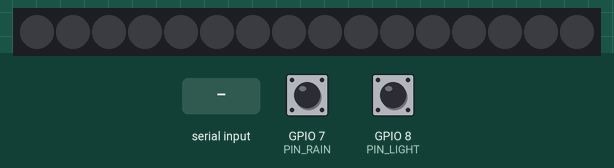
Simulated run of this sketch. Board: ESP32-C3. Shown: 16 RGB LEDs in strip order, left to right. Wiring (inferred from the names in the program): PCA9685 PWM driver at I2C address 0x40. Inputs (shaded band) come from the test bench; at power-on: GPIO 8 (PIN_LIGHT) HIGH, GPIO 7 (PIN_RAIN) HIGH. Dim RGB values are drawn brighter than linear; what the sketch prints to the serial monitor is not drawn.

Above: at 1.2 s.
1.3 s: "BLBL" received over the second serial link
3.3 s: "YEL" received over the second serial link
At 5.4 s:
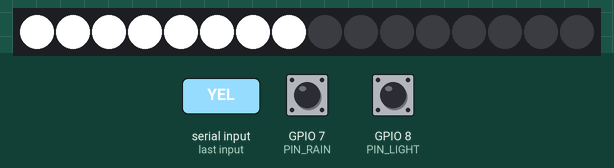
5.7 s: GPIO 8 (PIN_LIGHT) pulled LOW for 1 s
At 6.77 s:
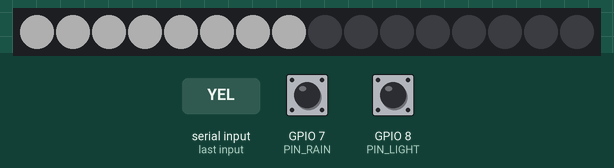
7.3 s: GPIO 7 (PIN_RAIN) pulled LOW for 0.15 s
At 7.94 s:
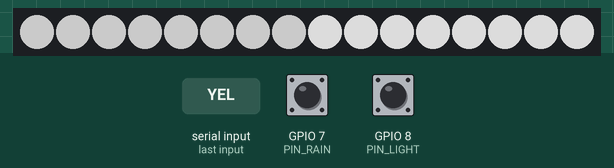
8.0 s: GPIO 7 (PIN_RAIN) pulled LOW for 1 s
At 9.18 s:
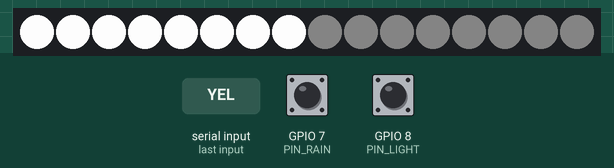
9.6 s: "RED" received over the second serial link
At 11.5 s:
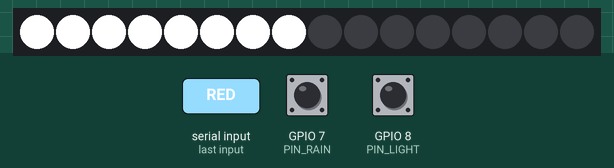
Timing chart, 0 to 12.4 s (numbered marks = the images above; inputs shaded):
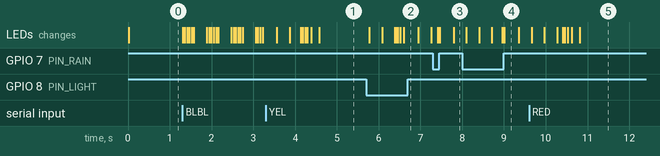

The sketch:

smart_spotlight_c3.ino
```cpp
/*
 * 智能语音射灯控制器 —— ESP32-C3 / Arduino IDE 版（无 AI 视觉）
 * CI1302 语音指令 + 雨滴 + 光敏 + PCA9685 16 路灯光
 *
 * 硬件连接：
 *   IO4  -> PCA9685 SDA        IO5  -> PCA9685 SCL
 *   IO7  -> 雨滴 DO (低=下雨)   IO8  -> 光敏 DO (低=白天, 高=黑夜)
 *   IO21 -> CI1302 RX          IO20 <- CI1302 TX
 *   PCA9685: CH0~CH7 = 黄光, CH8~CH15 = 白光
 *
 * Arduino IDE 设置：
 *   开发板   : ESP32C3 Dev Module
 *   USB CDC On Boot : Enabled      (日志走 Type-C 的 IO18/IO19 原生 USB)
 *   不需要装任何第三方库，PCA9685 直接用 Wire 写寄存器
 */

#include <Wire.h>
#include <math.h>

/* ==========================================================
 * 一、引脚与参数配置
 * ========================================================== */
#define PIN_I2C_SDA      4
#define PIN_I2C_SCL      5
#define PIN_RAIN         7
#define PIN_LIGHT        8
#define PIN_ASR_RX       2      /* ESP32 收 <- CI1302 TX */
#define PIN_ASR_TX       3      /* ESP32 发 -> CI1302 RX */
#define ASR_BAUD         115200

#define PCA9685_ADDR     0x40
#define PCA9685_FREQ_HZ  1000
#define I2C_SPEED_HZ     400000

#define CH_YELLOW_START  0       /* 前 8 路：黄光 */
#define CH_YELLOW_CNT    8
#define CH_WHITE_START   8       /* 后 8 路：白光 */
#define CH_WHITE_CNT     8

#define TICK_MS          10      /* 主循环周期 */
#define SMOOTH_FACTOR    0.06f   /* 亮度渐变系数，越小越柔和 */
#define DEBOUNCE_TICKS   8       /* 传感器消抖：连续 8 次(80ms) */

#define DUTY_DAY         20.0f   /* 白天日行灯亮度 */
#define DUTY_NIGHT       100.0f  /* 夜间全亮 */
#define DUTY_DRL         10.0f   /* 语音日行灯模式 */

HardwareSerial ASR(1);           /* 用 UART1，避开 USB CDC 日志 */

/* ==========================================================
 * 二、PCA9685 驱动（裸寄存器）
 * ========================================================== */
#define PCA_MODE1        0x00
#define PCA_MODE2        0x01
#define PCA_LED0_ON_L    0x06
#define PCA_ALL_LED_ON_L 0xFA
#define PCA_PRESCALE     0xFE

#define MODE1_RESTART    0x80
#define MODE1_AI         0x20
#define MODE1_SLEEP      0x10
#define MODE1_ALLCALL    0x01

static void pcaWrite(uint8_t reg, uint8_t val) {
  Wire.beginTransmission(PCA9685_ADDR);
  Wire.write(reg);
  Wire.write(val);
  Wire.endTransmission();
}

static void pcaWriteLed(uint8_t ch, uint16_t on, uint16_t off) {
  Wire.beginTransmission(PCA9685_ADDR);
  Wire.write(PCA_LED0_ON_L + 4 * ch);
  Wire.write(on & 0xFF);
  Wire.write(on >> 8);
  Wire.write(off & 0xFF);
  Wire.write(off >> 8);
  Wire.endTransmission();
}

static void pca9685Init(uint32_t freqHz) {
  Wire.begin(PIN_I2C_SDA, PIN_I2C_SCL, I2C_SPEED_HZ);

  pcaWrite(PCA_MODE1, MODE1_SLEEP);              /* 睡眠态才能改 PRESCALE */

  uint8_t prescale = (uint8_t)(roundf(25000000.0f / (4096.0f * freqHz)) - 1);
  if (prescale < 3) prescale = 3;
  pcaWrite(PCA_PRESCALE, prescale);

  pcaWrite(PCA_MODE1, MODE1_AI | MODE1_ALLCALL);
  delay(5);
  pcaWrite(PCA_MODE1, MODE1_RESTART | MODE1_AI | MODE1_ALLCALL);
  pcaWrite(PCA_MODE2, 0x04);                     /* OUTDRV = 推挽 */

  for (int i = 0; i < 16; i++) pcaWriteLed(i, 0, 0x1000);   /* 全灭 */

  Serial.printf("[init] PCA9685 就绪: %luHz prescale=%u\n",
                (unsigned long)freqHz, prescale);
}

/* 设置一组通道占空比 0~100%，相位错开降低电源尖峰 */
static void pcaSetGroup(uint8_t start, uint8_t count, int duty) {
  if (duty < 0)   duty = 0;
  if (duty > 100) duty = 100;
  for (uint8_t i = 0; i < count; i++) {
    uint8_t ch = start + i;
    if (duty == 0) {
      pcaWriteLed(ch, 0, 0x1000);                /* full OFF */
    } else if (duty == 100) {
      pcaWriteLed(ch, 0x1000, 0);                /* full ON  */
    } else {
      uint16_t on  = (uint16_t)(ch * 256) & 0x0FFF;
      uint16_t len = (uint16_t)(duty * 4096 / 100);
      uint16_t off = (on + len) & 0x0FFF;
      pcaWriteLed(ch, on, off);
    }
  }
}

/* 16 路一起设成同一亮度：用 ALL_LED 寄存器，一次 I2C 写完，黄白严格同步 */
static void pcaSetAll(int duty) {
  if (duty < 0)   duty = 0;
  if (duty > 100) duty = 100;
  Wire.beginTransmission(PCA9685_ADDR);
  Wire.write(PCA_ALL_LED_ON_L);
  if (duty == 0) {                                   /* full OFF */
    Wire.write(0x00); Wire.write(0x00);
    Wire.write(0x00); Wire.write(0x10);
  } else if (duty == 100) {                          /* full ON  */
    Wire.write(0x00); Wire.write(0x10);
    Wire.write(0x00); Wire.write(0x00);
  } else {
    uint16_t off = (uint16_t)(duty * 4096 / 100);
    Wire.write(0x00);          Wire.write(0x00);
    Wire.write(off & 0xFF);    Wire.write(off >> 8);
  }
  Wire.endTransmission();
}

/* 只在数值变化时才刷 I2C */
static int lastYellow = -1, lastWhite = -1;
static void lightsOutput(int yellow, int white) {
  if (yellow != lastYellow) { pcaSetGroup(CH_YELLOW_START, CH_YELLOW_CNT, yellow); lastYellow = yellow; }
  if (white  != lastWhite ) { pcaSetGroup(CH_WHITE_START,  CH_WHITE_CNT,  white ); lastWhite  = white;  }
}

static void lightsOutputAll(int duty) {
  if (duty != lastYellow || duty != lastWhite) {
    pcaSetAll(duty);
    lastYellow = duty;
    lastWhite  = duty;
  }
}

/* ==========================================================
 * 三、状态机定义
 * ========================================================== */
enum SysMode   { MODE_AUTO = 0, MODE_MANUAL, MODE_FLASH };
enum ActiveCh  { CH_WHITE_ACTIVE = 0, CH_YELLOW_ACTIVE };

/* 爆闪节奏表：{持续ms, 亮度%}，黄白 16 路一起闪（三连闪 + 间隔）
 * 想改快慢/闪几下，只动这张表就行 */
struct FlashStep { uint16_t ms; uint8_t duty; };
static const FlashStep flashPattern[] = {
  {  50, 100 },
  {  50,   0 },
  {  50, 100 },
  {  50,   0 },
  {  50, 100 },
  { 300,   0 },
};
#define FLASH_STEPS (sizeof(flashPattern) / sizeof(flashPattern[0]))

static SysMode  sysMode     = MODE_MANUAL;   /* 开机默认关灯，等语音指令再亮 */
static ActiveCh activeLight = CH_WHITE_ACTIVE;
static float    manualDuty  = 0.0f;
static float    curYellow = 0.0f, curWhite = 0.0f;

/* 传感器状态：开机默认 天亮(0) / 没雨(1) */
static int lightStable = 0, lightCnt = 0;
static int rainStable  = 1, rainCnt  = 0;
static int lastRain    = 1;

static uint32_t flashIdx = 0, flashMs = 0, logMs = 0;
static const char *reason = "Boot";

/* 消抖读取 */
static int debounceRead(int pin, int &stable, int &cnt) {
  int v = digitalRead(pin);
  if (v == stable)                 cnt = 0;
  else if (++cnt >= DEBOUNCE_TICKS) { stable = v; cnt = 0; }
  return stable;
}

/* 读一帧语音指令，转大写并去掉空白，无数据返回 false */
static bool asrReadCmd(char *out, size_t size) {
  if (!ASR.available()) return false;
  delay(5);                                      /* 等一帧收完 */
  size_t n = 0;
  while (ASR.available() && n < size - 1) {
    char c = (char)ASR.read();
    if (c >= 'a' && c <= 'z') c -= 32;
    if (c > ' ') out[n++] = c;
  }
  out[n] = '\0';
  return n > 0;
}

/* ==========================================================
 * 四、setup / loop
 * ========================================================== */
void setup() {
  Serial.begin(115200);                          /* USB CDC 日志 */
  ASR.begin(ASR_BAUD, SERIAL_8N1, PIN_ASR_RX, PIN_ASR_TX);

  pinMode(PIN_RAIN,  INPUT_PULLUP);
  pinMode(PIN_LIGHT, INPUT_PULLUP);

  pca9685Init(PCA9685_FREQ_HZ);
  Serial.println("[init] 系统启动完毕  FW=BL-FLASH-v3");
}

void loop() {
  char cmd[128];

  /* ---------- 0. 传感器轮询 ---------- */
  int curLight = debounceRead(PIN_LIGHT, lightStable, lightCnt);  /* 0=白天 1=黑夜 */
  int curRain  = debounceRead(PIN_RAIN,  rainStable,  rainCnt);   /* 0=下雨 1=干燥 */

  /* 雨滴边沿：只切通道，不抢模式控制权 */
  if (curRain == 0 && lastRain == 1) {
    activeLight = CH_YELLOW_ACTIVE;
    Serial.println(">> [Sensor] 检测到下雨，自动切黄光穿透雨雾");
  } else if (curRain == 1 && lastRain == 0) {
    activeLight = CH_WHITE_ACTIVE;
    Serial.println(">> [Sensor] 雨停，自动切回白光");
  }
  lastRain = curRain;

  /* ---------- 1. 语音指令 ---------- */
  if (asrReadCmd(cmd, sizeof(cmd))) {
    Serial.printf("[Voice] 收到指令: %s\n", cmd);

    if (strstr(cmd, "WHT")) {                                  /* 白光 */
      activeLight = CH_WHITE_ACTIVE;
      if (sysMode == MODE_FLASH) sysMode = MODE_AUTO;
      Serial.println(">> 通道切换: 白光");
    } else if (strstr(cmd, "YEL") || strstr(cmd, "RED")) {     /* 黄光 */
      activeLight = CH_YELLOW_ACTIVE;
      if (sysMode == MODE_FLASH) sysMode = MODE_AUTO;
      Serial.println(">> 通道切换: 黄光");
    } else if (strstr(cmd, "BLBL") || strstr(cmd, "BL")) {     /* 爆闪，词条整条是 BLBL */
      if (sysMode != MODE_FLASH) {      /* 重复收到同一条指令时别重置节奏，否则会卡在第一步变常亮 */
        sysMode  = MODE_FLASH;
        flashIdx = 0;
        flashMs  = 0;
      }
      Serial.println(">> 模式切换: 爆闪");
    } else if (strstr(cmd, "AUTO")) {
      sysMode = MODE_AUTO;
      Serial.println(">> 模式切换: 自动（传感器接管）");
    } else if (strstr(cmd, "OFF")) {
      sysMode = MODE_MANUAL; manualDuty = 0.0f;
      Serial.println(">> 模式切换: 关灯");
    } else if (strstr(cmd, "ON")) {
      sysMode = MODE_MANUAL; manualDuty = 100.0f;
      Serial.println(">> 模式切换: 常亮 100%");
    } else if (strstr(cmd, "DRL")) {
      sysMode = MODE_MANUAL; manualDuty = DUTY_DRL;
      Serial.println(">> 模式切换: 日行灯");
    } else {
      Serial.print(">> [Voice] 未匹配任何指令, HEX:");
      for (size_t i = 0; cmd[i]; i++) Serial.printf(" %02X", (uint8_t)cmd[i]);
      Serial.println();
    }
  }

  /* ---------- 2. 计算目标亮度 ---------- */
  if (sysMode == MODE_FLASH) {
    /* 爆闪：只闪当前激活通道，走节奏表，跳过渐变直接硬切 */
    flashMs += TICK_MS;
    if (flashMs >= flashPattern[flashIdx].ms) {
      flashMs = 0;
      flashIdx = (flashIdx + 1) % FLASH_STEPS;
    }
    float flashDuty = flashPattern[flashIdx].duty;
    if (activeLight == CH_WHITE_ACTIVE) {
      curWhite  = flashDuty;                       /* 白光激活才爆闪 */
      curYellow = 0.0f;
    } else {
      curYellow = flashDuty;                       /* 黄光激活才爆闪 */
      curWhite  = 0.0f;
    }
    reason = "Flash Mode";
  } else {
    float baseDuty;
    if (sysMode == MODE_AUTO) {
      if (curLight == 0) { baseDuty = DUTY_DAY;   reason = "Daytime (Light Sensor)"; }
      else               { baseDuty = DUTY_NIGHT; reason = "Night (Light Sensor)";   }
    } else {
      baseDuty = manualDuty;  reason = "Voice Override";
    }

    /* 路由：亮度只给当前通道，另一路强制为 0 */
    float targetYellow = 0.0f, targetWhite = 0.0f;
    if (activeLight == CH_WHITE_ACTIVE) targetWhite  = baseDuty;
    else                                targetYellow = baseDuty;

    /* 平滑渐变 */
    curYellow += (targetYellow - curYellow) * SMOOTH_FACTOR;
    curWhite  += (targetWhite  - curWhite ) * SMOOTH_FACTOR;
    if (fabsf(targetYellow - curYellow) < 0.5f) curYellow = targetYellow;
    if (fabsf(targetWhite  - curWhite ) < 0.5f) curWhite  = targetWhite;
  }

  /* ---------- 3. 输出 ---------- */
  lightsOutput((int)(curYellow + 0.5f), (int)(curWhite + 0.5f));

  /* ---------- 4. 状态打印（每 1s） ---------- */
  logMs += TICK_MS;
  if (logMs >= 1000) {
    logMs = 0;
    const char *modeStr = (sysMode == MODE_AUTO) ? "AUTO" :
                          (sysMode == MODE_MANUAL) ? "MANUAL" : "FLASH";
    Serial.printf("Mode:[%s] Ch:[%s] Light:%s Rain:%s | %s | Y:%d%% W:%d%%\n",
                  modeStr,
                  (activeLight == CH_WHITE_ACTIVE) ? "WHITE" : "YELLOW",
                  curLight ? "Night" : "Day",
                  curRain  ? "Dry"   : "Rain",
                  reason,
                  (int)curYellow, (int)curWhite);
  }

  delay(TICK_MS);
}
```

Measured:
- after the input at 3.3 s, the LEDs: first change after 0.27 s (image 1 shows a later state)
